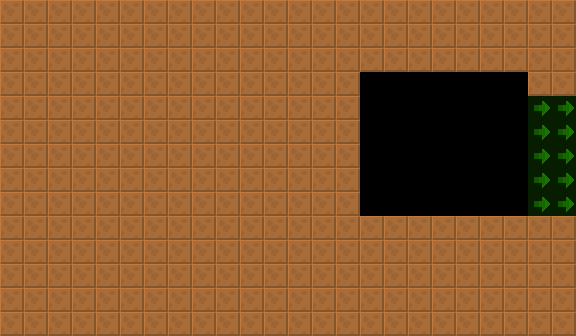

This is a level from a 2D game, rendered from its Tiled map with the project's own tilesets. A one-line summary and the map file follow, with tile-layer data summarised:
An orthogonal 24x14 tile map with 24x24 px tiles, 2 tile layers (col, lnk), 2 tilesets and 1 object (SpecialEquipment).

<map version="1.4" tiledversion="1.4.2" orientation="orthogonal" renderorder="right-down" width="24" height="14" tilewidth="24" tileheight="24" infinite="0" nextlayerid="4" nextobjectid="8">
 <tileset firstgid="6" source="../../lnk.tsx" />
 <tileset firstgid="1" source="../../col.tsx" />
 <layer id="1" name="col" width="24" height="14">
  <data>[336 cells, 284 non-empty, 1 distinct tile ids]</data>
 </layer>
 <layer id="2" name="lnk" width="24" height="14" opacity="0.5">
  <data>[336 cells, 10 non-empty, 1 distinct tile ids]</data>
 </layer>
 <objectgroup id="3" name="markers" opacity="0.5">
  <object id="1" name="SpecialEquipment" type="SpecialEquipment" x="360" y="72" width="168" height="144">
   <properties>
    <property name="yr" value="0" />
    <property name="xr" value="0" />
   </properties>
  </object>
 </objectgroup>
</map>
